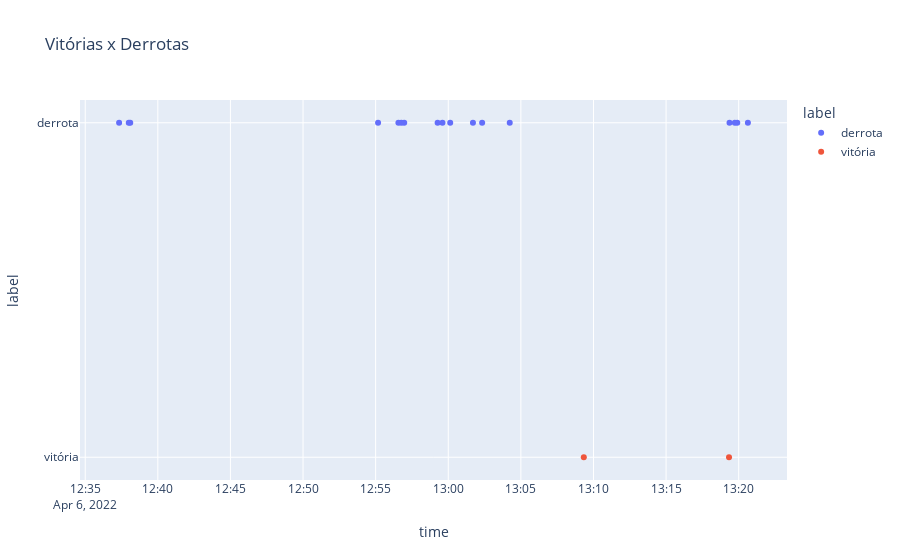

The code cell stored with this chart in its notebook:
### Code cell
fig = px.scatter(jogos, x='time', y='label', color='label', title='Vitórias x Derrotas')

### Figure 1 — Plotly figure (JSON) as saved in the notebook; plotly's stock layout.template omitted (floating-point values rounded to 4 significant figures)
{"data": [{"hovertemplate": "label=%{y}<br>time=%{x}<extra></extra>", "legendgroup": "derrota", "marker": {"color": "#636efa", "symbol": "circle"}, "mode": "markers", "name": "derrota", "orientation": "v", "showlegend": true, "type": "scatter", "x": ["2022-04-06T13:20:38", "2022-04-06T13:19:54", "2022-04-06T13:19:44", "2022-04-06T13:19:22", "2022-04-06T13:04:14", "2022-04-06T13:02:20", "2022-04-06T13:01:42", "2022-04-06T13:00:08", "2022-04-06T12:59:36", "2022-04-06T12:59:16", "2022-04-06T12:56:58", "2022-04-06T12:56:46", "2022-04-06T12:56:34", "2022-04-06T12:55:10", "2022-04-06T12:38:06", "2022-04-06T12:38:00", "2022-04-06T12:37:20"], "xaxis": "x", "y": ["derrota", "derrota", "derrota", "derrota", "derrota", "derrota", "derrota", "derrota", "derrota", "derrota", "derrota", "derrota", "derrota", "derrota", "derrota", "derrota", "derrota"], "yaxis": "y"}, {"hovertemplate": "label=%{y}<br>time=%{x}<extra></extra>", "legendgroup": "vitória", "marker": {"color": "#EF553B", "symbol": "circle"}, "mode": "markers", "name": "vitória", "orientation": "v", "showlegend": true, "type": "scatter", "x": ["2022-04-06T13:19:20", "2022-04-06T13:09:20"], "xaxis": "x", "y": ["vitória", "vitória"], "yaxis": "y"}], "layout": {"legend": {"title": {"text": "label"}, "tracegroupgap": 0}, "title": {"text": "Vitórias x Derrotas"}, "xaxis": {"anchor": "y", "domain": [0, 1], "title": {"text": "time"}}, "yaxis": {"anchor": "x", "categoryarray": ["vitória", "derrota"], "categoryorder": "array", "domain": [0, 1], "title": {"text": "label"}}}}
